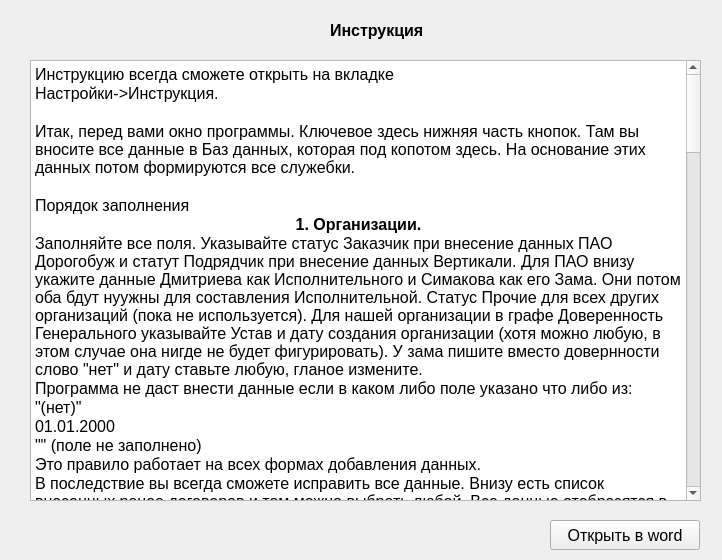
<?xml version="1.0" encoding="UTF-8"?>
<ui version="4.0">
 <class>Form</class>
 <widget class="QWidget" name="Form">
  <property name="geometry">
   <rect>
    <x>0</x>
    <y>0</y>
    <width>722</width>
    <height>560</height>
   </rect>
  </property>
  <property name="windowTitle">
   <string>Form</string>
  </property>
  <widget class="QLabel" name="label">
   <property name="geometry">
    <rect>
     <x>330</x>
     <y>20</y>
     <width>111</width>
     <height>21</height>
    </rect>
   </property>
   <property name="font">
    <font>
     <pointsize>12</pointsize>
     <bold>true</bold>
    </font>
   </property>
   <property name="text">
    <string>Инструкция</string>
   </property>
  </widget>
  <widget class="QTextBrowser" name="textBrowser">
   <property name="geometry">
    <rect>
     <x>30</x>
     <y>60</y>
     <width>671</width>
     <height>441</height>
    </rect>
   </property>
   <property name="font">
    <font>
     <pointsize>12</pointsize>
    </font>
   </property>
   <property name="html">
    <string>&lt;!DOCTYPE HTML PUBLIC &quot;-//W3C//DTD HTML 4.0//EN&quot; &quot;http://www.w3.org/TR/REC-html40/strict.dtd&quot;&gt;
&lt;html&gt;&lt;head&gt;&lt;meta name=&quot;qrichtext&quot; content=&quot;1&quot; /&gt;&lt;meta charset=&quot;utf-8&quot; /&gt;&lt;style type=&quot;text/css&quot;&gt;
p, li { white-space: pre-wrap; }
&lt;/style&gt;&lt;/head&gt;&lt;body style=&quot; font-family:'Segoe UI'; font-size:12pt; font-weight:400; font-style:normal;&quot;&gt;
&lt;p style=&quot; margin-top:0px; margin-bottom:0px; margin-left:0px; margin-right:0px; -qt-block-indent:0; text-indent:0px;&quot;&gt;Инструкцию всегда сможете открыть на вкладке&lt;/p&gt;
&lt;p style=&quot; margin-top:0px; margin-bottom:0px; margin-left:0px; margin-right:0px; -qt-block-indent:0; text-indent:0px;&quot;&gt;Настройки-&amp;gt;Инструкция.&lt;/p&gt;
&lt;p style=&quot;-qt-paragraph-type:empty; margin-top:0px; margin-bottom:0px; margin-left:0px; margin-right:0px; -qt-block-indent:0; text-indent:0px;&quot;&gt;&lt;br /&gt;&lt;/p&gt;
&lt;p style=&quot; margin-top:0px; margin-bottom:0px; margin-left:0px; margin-right:0px; -qt-block-indent:0; text-indent:0px;&quot;&gt;Итак, перед вами окно программы. Ключевое здесь нижняя часть кнопок. Там вы вносите все данные в Баз данных, которая под копотом здесь. На основание этих данных потом формируются все служебки. &lt;/p&gt;
&lt;p style=&quot;-qt-paragraph-type:empty; margin-top:0px; margin-bottom:0px; margin-left:0px; margin-right:0px; -qt-block-indent:0; text-indent:0px;&quot;&gt;&lt;br /&gt;&lt;/p&gt;
&lt;p style=&quot; margin-top:0px; margin-bottom:0px; margin-left:0px; margin-right:0px; -qt-block-indent:0; text-indent:0px;&quot;&gt;Порядок заполнения&lt;/p&gt;
&lt;p align=&quot;center&quot; style=&quot; margin-top:0px; margin-bottom:0px; margin-left:0px; margin-right:0px; -qt-block-indent:0; text-indent:0px;&quot;&gt;&lt;span style=&quot; font-weight:700;&quot;&gt;1. Организации.&lt;/span&gt;&lt;/p&gt;
&lt;p style=&quot; margin-top:0px; margin-bottom:0px; margin-left:0px; margin-right:0px; -qt-block-indent:0; text-indent:0px;&quot;&gt;Заполняйте все поля. Указывайте статус Заказчик при внесение данных ПАО Дорогобуж и статут Подрядчик при внесение данных Вертикали. Для ПАО внизу укажите данные Дмитриева как Исполнительного и Симакова как его Зама. Они потом оба бдут нуужны для составления Исполнительной. Статус Прочие для всех других организаций (пока не используется). Для нашей организации в графе Доверенность Генерального указывайте Устав и дату создания организации (хотя можно любую, в этом случае она нигде не будет фигурировать). У зама пишите вместо довернности слово &amp;quot;нет&amp;quot; и дату ставьте любую, гланое измените.&lt;/p&gt;
&lt;p style=&quot; margin-top:0px; margin-bottom:0px; margin-left:0px; margin-right:0px; -qt-block-indent:0; text-indent:0px;&quot;&gt;Программа не даст внести данные если в каком либо поле указано что либо из: &lt;/p&gt;
&lt;p style=&quot; margin-top:0px; margin-bottom:0px; margin-left:0px; margin-right:0px; -qt-block-indent:0; text-indent:0px;&quot;&gt;&amp;quot;(нет)&amp;quot;&lt;/p&gt;
&lt;p style=&quot; margin-top:0px; margin-bottom:0px; margin-left:0px; margin-right:0px; -qt-block-indent:0; text-indent:0px;&quot;&gt;01.01.2000&lt;/p&gt;
&lt;p style=&quot; margin-top:0px; margin-bottom:0px; margin-left:0px; margin-right:0px; -qt-block-indent:0; text-indent:0px;&quot;&gt;&amp;quot;&amp;quot; (поле не заполнено) &lt;/p&gt;
&lt;p style=&quot; margin-top:0px; margin-bottom:0px; margin-left:0px; margin-right:0px; -qt-block-indent:0; text-indent:0px;&quot;&gt;Это правило работает на всех формах добавления данных. &lt;/p&gt;
&lt;p style=&quot; margin-top:0px; margin-bottom:0px; margin-left:0px; margin-right:0px; -qt-block-indent:0; text-indent:0px;&quot;&gt;В последствие вы всегда сможете исправить все данные. Внизу есть список внесенных ранее договоров и там можно выбрать любой. Все данные отобразятся в соотвествующих полях. Отредактируйте и нажмите Изменить для обновление данных. Или нажмите удалить, если запись более не актуальна.&lt;/p&gt;
&lt;p align=&quot;center&quot; style=&quot; margin-top:0px; margin-bottom:0px; margin-left:0px; margin-right:0px; -qt-block-indent:0; text-indent:0px;&quot;&gt;&lt;span style=&quot; font-weight:700;&quot;&gt;2. Договор. &lt;/span&gt;&lt;/p&gt;
&lt;p style=&quot; margin-top:0px; margin-bottom:0px; margin-left:0px; margin-right:0px; -qt-block-indent:0; text-indent:0px;&quot;&gt;Заполняйте все поля. Затем нажмите кнопку Добавить доки. Перед вами откроется меню для сохрания всей документации на компе. &lt;/p&gt;
&lt;p style=&quot; margin-top:0px; margin-bottom:0px; margin-left:0px; margin-right:0px; -qt-block-indent:0; text-indent:0px;&quot;&gt;Нажимайте любой пункт меню, затем сканируйте по порядку данную документация. Проверьте, чтоб в папке сканы не было других файлов, потому что программа соберет все имеющиеся там файлы в один. Затем нажимайте ОК и в папке договора появится собранная данная документация. После этого заполняйте так и все остальные.&lt;/p&gt;
&lt;p style=&quot; margin-top:0px; margin-bottom:0px; margin-left:0px; margin-right:0px; -qt-block-indent:0; text-indent:0px;&quot;&gt;По кнопке Меню вы сможете легко и просто в любой момент открыть нужные документы, если они были отсканированы до этого. В последствие вы так же сможете отредактирвать данные или отсканировать документацию повторно.&lt;/p&gt;
&lt;p align=&quot;center&quot; style=&quot; margin-top:0px; margin-bottom:0px; margin-left:0px; margin-right:0px; -qt-block-indent:0; text-indent:0px;&quot;&gt;&lt;span style=&quot; font-weight:700;&quot;&gt;3. Боссы&lt;/span&gt;&lt;/p&gt;
&lt;p style=&quot; margin-top:0px; margin-bottom:0px; margin-left:0px; margin-right:0px; -qt-block-indent:0; text-indent:0px;&quot;&gt;Сюда указывайте всех боссов - и боссов заказчика и подрядчика. Всех, чьи данные вам потом пригодятся для работы. Это что то типо записной книжки. Добавьте данные нашего бухгалтера тоже. Если какое то поле не можете заполнить, то пишите &amp;quot;нет&amp;quot; или меняйте дату хотя бы на один день. В последствие все сможете изменить&lt;/p&gt;
&lt;p align=&quot;center&quot; style=&quot; margin-top:0px; margin-bottom:0px; margin-left:0px; margin-right:0px; -qt-block-indent:0; text-indent:0px;&quot;&gt;&lt;span style=&quot; font-weight:700;&quot;&gt;4. Автомобили.&lt;/span&gt;&lt;/p&gt;
&lt;p style=&quot; margin-top:0px; margin-bottom:0px; margin-left:0px; margin-right:0px; -qt-block-indent:0; text-indent:0px;&quot;&gt;Укажите нашу газель. В последствие здесь указывайте все въезжающие машины для формирование служебки на выдачу разового пропуска.&lt;/p&gt;
&lt;p align=&quot;center&quot; style=&quot; margin-top:0px; margin-bottom:0px; margin-left:0px; margin-right:0px; -qt-block-indent:0; text-indent:0px;&quot;&gt;&lt;span style=&quot; font-weight:700;&quot;&gt;5. Сотрудники&lt;/span&gt;&lt;/p&gt;
&lt;p style=&quot; margin-top:0px; margin-bottom:0px; margin-left:0px; margin-right:0px; -qt-block-indent:0; text-indent:0px;&quot;&gt;Заполняйте все поля. Добавьте данные по вакцинации. В зависимости от типа будут активны соответсвующие позиции. Программа так же проверяет, что б между датами вакцинации было больше 21 дня и чтою прививки были не старше 1 года, а сертификат не старше 6 мес. &lt;/p&gt;
&lt;p style=&quot; margin-top:0px; margin-bottom:0px; margin-left:0px; margin-right:0px; -qt-block-indent:0; text-indent:0px;&quot;&gt;Так же можете сразу отсканирвать все документы рабочего для бухгалтера и отправить данные ему на пч.  Для этого нажмите кнопку Отсканировать и поочереди следуя сообщениям отканирйте. Затем нажмите кнопку Добавить. После этого появится сообщение с предложением отправить данные Бухгалтеру. Нажмите ок и выберите почту бухгалтера в списке.&lt;/p&gt;
&lt;p align=&quot;center&quot; style=&quot; margin-top:0px; margin-bottom:0px; margin-left:0px; margin-right:0px; -qt-block-indent:0; text-indent:0px;&quot;&gt;&lt;span style=&quot; font-weight:700;&quot;&gt;6. Прораб&lt;/span&gt;&lt;/p&gt;
&lt;p style=&quot; margin-top:0px; margin-bottom:0px; margin-left:0px; margin-right:0px; -qt-block-indent:0; text-indent:0px;&quot;&gt;Добавьте всех прорабов по аналогии с Сотрудниками. Если какие то данные вам не известны, то пишите &amp;quot;нет&amp;quot;, но это потом усложнит вам работу, поэтому лучше заморочится и все найти.&lt;/p&gt;
&lt;p style=&quot; margin-top:0px; margin-bottom:0px; margin-left:0px; margin-right:0px; -qt-block-indent:0; text-indent:0px;&quot;&gt;Так же после добавление данных программа предложит Отправить их бухгалтеру.&lt;/p&gt;
&lt;p style=&quot; margin-top:0px; margin-bottom:0px; margin-left:0px; margin-right:0px; -qt-block-indent:0; text-indent:0px;&quot;&gt;7. Водители.&lt;/p&gt;
&lt;p style=&quot; margin-top:0px; margin-bottom:0px; margin-left:0px; margin-right:0px; -qt-block-indent:0; text-indent:0px;&quot;&gt;Для формирование слуужебки на выдачу разового пропуска стороннему авто укажите здесь данные водителя. В графе Паспорт пишите полностью все данные: кем когда и где выдан.&lt;/p&gt;
&lt;p style=&quot; margin-top:0px; margin-bottom:0px; margin-left:0px; margin-right:0px; -qt-block-indent:0; text-indent:0px;&quot;&gt;&lt;span style=&quot; font-weight:700; font-style:italic;&quot;&gt; Итак поздравлю, вы добавили все данные&lt;/span&gt;. &lt;/p&gt;
&lt;p style=&quot; margin-top:0px; margin-bottom:0px; margin-left:0px; margin-right:0px; -qt-block-indent:0; text-indent:0px;&quot;&gt;Теперь вы можете формировать служебки автоматически.&lt;/p&gt;
&lt;p style=&quot; margin-top:0px; margin-bottom:0px; margin-left:0px; margin-right:0px; -qt-block-indent:0; text-indent:0px;&quot;&gt;Выберите например первый вид - &lt;span style=&quot; font-weight:700;&quot;&gt;Пропуск на выходные дни.&lt;/span&gt;&lt;/p&gt;
&lt;p style=&quot; margin-top:0px; margin-bottom:0px; margin-left:0px; margin-right:0px; -qt-block-indent:0; text-indent:0px;&quot;&gt;Укажите день недели, укажите сотрудников и прорабов, кого хотите включить, укажите объект и нажмите ОК. Перед вами откроется готовая служебка. Проверьте орфографию в тексте, потому что название объекта и вид работ может не подставиться в нужном виде. Проверьте, чтобы подписи были на одной странице. Если это не так, то просто растените/сажмите строки, добавте пробелы, в общем сделайте так, чтоб были на одной и с хотя бы одной строчкой из таблицы.&lt;/p&gt;
&lt;p style=&quot; margin-top:0px; margin-bottom:0px; margin-left:0px; margin-right:0px; -qt-block-indent:0; text-indent:0px;&quot;&gt;Если вы работаете в какие то другие дни недели, то укажите Другой день и укажите интервал. Если работаете всего один день, то укажите один и тот же день два раза.&lt;/p&gt;
&lt;p style=&quot; margin-top:0px; margin-bottom:0px; margin-left:0px; margin-right:0px; -qt-block-indent:0; text-indent:0px;&quot;&gt;По аналогии формируется и служебка на продление пропусков. Так же к этой служебки прикладывается вакцинация. Она формируется автоматически, только в итоговом документе программа не прорисовывает границы. (&lt;span style=&quot; font-style:italic;&quot;&gt;исправление этого ждите в следующей версии&lt;/span&gt;). Для создание границ нажмите на квадратик слева вверху таблицы и выделите всю. Затем ПКМ выберите Границы и укажите там нужный тип. Повторите эту процедуру со всеми таблицами. &lt;/p&gt;
&lt;p style=&quot; margin-top:0px; margin-bottom:0px; margin-left:0px; margin-right:0px; -qt-block-indent:0; text-indent:0px;&quot;&gt;Если все ок, то нажимайте Файл-&amp;gt;Печать.&lt;/p&gt;
&lt;p style=&quot; margin-top:0px; margin-bottom:0px; margin-left:0px; margin-right:0px; -qt-block-indent:0; text-indent:0px;&quot;&gt;Остальные служебки делаются по аналогии, указывайте все значения, проверяйте правильность итогой служебки, редактируйте при необходимости и печатайте.&lt;/p&gt;
&lt;p style=&quot; margin-top:0px; margin-bottom:0px; margin-left:0px; margin-right:0px; -qt-block-indent:0; text-indent:0px;&quot;&gt;&lt;span style=&quot; font-weight:700;&quot;&gt;Заявка на деньги&lt;/span&gt;&lt;/p&gt;
&lt;p style=&quot; margin-top:0px; margin-bottom:0px; margin-left:0px; margin-right:0px; -qt-block-indent:0; text-indent:0px;&quot;&gt;укажите от кого служебка, на чью карту прислать, на какие цели. Программа проверяет, что б сумма по суточным и на подотчет была не меньше, чем итоговая. А если вы не дописали ничего ниже в поле, то значит она должна быть равна этой сумме..&lt;/p&gt;
&lt;p style=&quot; margin-top:0px; margin-bottom:0px; margin-left:0px; margin-right:0px; -qt-block-indent:0; text-indent:0px;&quot;&gt;&lt;span style=&quot; font-weight:700;&quot;&gt;Чек&lt;/span&gt;&lt;/p&gt;
&lt;p style=&quot; margin-top:0px; margin-bottom:0px; margin-left:0px; margin-right:0px; -qt-block-indent:0; text-indent:0px;&quot;&gt;Заполните данные, кратко напишите, что было в чеке, отсканируйте и прикрепите файл со сканом чека сразу. Программа автоматически формирует &lt;span style=&quot; font-style:italic;&quot;&gt;авансовый отчек.&lt;/span&gt; Нажмите кнопку Отчет и программа откроет вам соответствующий файл. &lt;/p&gt;
&lt;p style=&quot; margin-top:0px; margin-bottom:0px; margin-left:0px; margin-right:0px; -qt-block-indent:0; text-indent:0px;&quot;&gt;&lt;span style=&quot; font-weight:700;&quot;&gt;Материалы&lt;/span&gt;&lt;/p&gt;
&lt;p style=&quot; margin-top:0px; margin-bottom:0px; margin-left:0px; margin-right:0px; -qt-block-indent:0; text-indent:0px;&quot;&gt;Программа так же ведет учет материалов. Это будет нужно для формирования исполнительных. Пока эти данные нигде не используются.&lt;/p&gt;
&lt;p style=&quot; margin-top:0px; margin-bottom:0px; margin-left:0px; margin-right:0px; -qt-block-indent:0; text-indent:0px;&quot;&gt;&lt;span style=&quot; font-weight:700;&quot;&gt;Сканер&lt;/span&gt;&lt;/p&gt;
&lt;p style=&quot; margin-top:0px; margin-bottom:0px; margin-left:0px; margin-right:0px; -qt-block-indent:0; text-indent:0px;&quot;&gt;Здесь вы сможете отсканировать и отправить служебки&lt;/p&gt;
&lt;p style=&quot; margin-top:0px; margin-bottom:0px; margin-left:0px; margin-right:0px; -qt-block-indent:0; text-indent:0px;&quot;&gt;Отсканируйте ковидный журнал, нажмите на эту кнопку, выберите Ковид. Затем выберите на какую почту отправить и отправляйте.&lt;/p&gt;
&lt;p style=&quot; margin-top:0px; margin-bottom:0px; margin-left:0px; margin-right:0px; -qt-block-indent:0; text-indent:0px;&quot;&gt;Если вам нужно отправить служебку, то отсканируйте ее полность, нажмите кнопку Служебки, программа сама соберет все файлы в один. Выберите почту, напишите тему и текст письма. Программа сама отроет файл - проверьте правильность. Если все гуд - отправляйте.&lt;/p&gt;
&lt;p align=&quot;center&quot; style=&quot; margin-top:0px; margin-bottom:0px; margin-left:0px; margin-right:0px; -qt-block-indent:0; text-indent:0px;&quot;&gt;&lt;span style=&quot; font-weight:700;&quot;&gt;Быстрые действия&lt;/span&gt;&lt;/p&gt;
&lt;p style=&quot; margin-top:0px; margin-bottom:0px; margin-left:0px; margin-right:0px; -qt-block-indent:0; text-indent:0px;&quot;&gt;Справа расположены кнопки распечатки бланков и прочего такого. По порядку о каждой&lt;/p&gt;
&lt;p style=&quot; margin-top:0px; margin-bottom:0px; margin-left:0px; margin-right:0px; -qt-block-indent:0; text-indent:0px;&quot;&gt;&lt;span style=&quot; font-weight:700;&quot;&gt;1. Накладная&lt;/span&gt;&lt;/p&gt;
&lt;p style=&quot; margin-top:0px; margin-bottom:0px; margin-left:0px; margin-right:0px; -qt-block-indent:0; text-indent:0px;&quot;&gt;Здесь все просто. Сначала вводите число копий, потом нажимаете ОК и ждете пока он их напечатает. Да, печатать будет немного подтупливая. Со временем может придумаю как исправить&lt;/p&gt;
&lt;p style=&quot; margin-top:0px; margin-bottom:0px; margin-left:0px; margin-right:0px; -qt-block-indent:0; text-indent:0px;&quot;&gt;&lt;span style=&quot; font-weight:700;&quot;&gt;2. Табель.&lt;/span&gt;&lt;/p&gt;
&lt;p style=&quot; margin-top:0px; margin-bottom:0px; margin-left:0px; margin-right:0px; -qt-block-indent:0; text-indent:0px;&quot;&gt;Выбираете месяц и программа создает табель на этот месяц. В него она уже впечатывает всех внесенных работников.&lt;/p&gt;
&lt;p style=&quot; margin-top:0px; margin-bottom:0px; margin-left:0px; margin-right:0px; -qt-block-indent:0; text-indent:0px;&quot;&gt;&lt;span style=&quot; font-weight:700;&quot;&gt;3. Довереность&lt;/span&gt;&lt;/p&gt;
&lt;p style=&quot; margin-top:0px; margin-bottom:0px; margin-left:0px; margin-right:0px; -qt-block-indent:0; text-indent:0px;&quot;&gt;По аналогии с Накладной&lt;/p&gt;
&lt;p style=&quot; margin-top:0px; margin-bottom:0px; margin-left:0px; margin-right:0px; -qt-block-indent:0; text-indent:0px;&quot;&gt;&lt;span style=&quot; font-weight:700;&quot;&gt;4. Блокнот.&lt;/span&gt;&lt;/p&gt;
&lt;p style=&quot; margin-top:0px; margin-bottom:0px; margin-left:0px; margin-right:0px; -qt-block-indent:0; text-indent:0px;&quot;&gt;Просто длля личных записей. Вниз указана галочка сохранять или нет запись. &lt;/p&gt;
&lt;p style=&quot; margin-top:0px; margin-bottom:0px; margin-left:0px; margin-right:0px; -qt-block-indent:0; text-indent:0px;&quot;&gt;&lt;span style=&quot; font-weight:700;&quot;&gt;5. Сайты&lt;/span&gt;&lt;/p&gt;
&lt;p style=&quot; margin-top:0px; margin-bottom:0px; margin-left:0px; margin-right:0px; -qt-block-indent:0; text-indent:0px;&quot;&gt;Здесь можете как в закладки добавлять сайты, например радио и запускать их по нажатию одной кнопки.&lt;/p&gt;
&lt;p style=&quot; margin-top:0px; margin-bottom:0px; margin-left:0px; margin-right:0px; -qt-block-indent:0; text-indent:0px;&quot;&gt;&lt;span style=&quot; font-weight:700;&quot;&gt;6. Бланк&lt;/span&gt;&lt;/p&gt;
&lt;p style=&quot; margin-top:0px; margin-bottom:0px; margin-left:0px; margin-right:0px; -qt-block-indent:0; text-indent:0px;&quot;&gt;Открывает пустой бланк оганизации&lt;/p&gt;
&lt;p style=&quot;-qt-paragraph-type:empty; margin-top:0px; margin-bottom:0px; margin-left:0px; margin-right:0px; -qt-block-indent:0; text-indent:0px;&quot;&gt;&lt;br /&gt;&lt;/p&gt;
&lt;p style=&quot; margin-top:0px; margin-bottom:0px; margin-left:0px; margin-right:0px; -qt-block-indent:0; text-indent:0px;&quot;&gt;&lt;span style=&quot; font-style:italic;&quot;&gt;Модуль ТБ и Исполнительная в процессе. Можете попробовать их открыть ради интереса, скоро будет одновление.&lt;/span&gt;&lt;/p&gt;&lt;/body&gt;&lt;/html&gt;</string>
   </property>
  </widget>
  <widget class="QPushButton" name="pushButton">
   <property name="geometry">
    <rect>
     <x>550</x>
     <y>520</y>
     <width>150</width>
     <height>30</height>
    </rect>
   </property>
   <property name="font">
    <font>
     <pointsize>12</pointsize>
    </font>
   </property>
   <property name="text">
    <string>Открыть в word</string>
   </property>
  </widget>
 </widget>
 <resources/>
 <connections/>
</ui>
